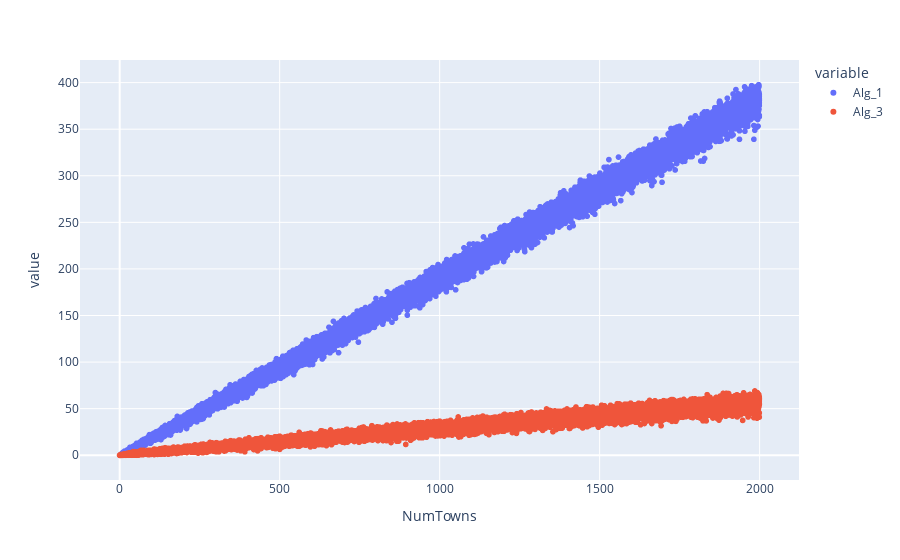

The code cell stored with this chart in its notebook:
### Markdown cell above
### Regret for Uniform Distribution of Demands

### Code cell
data_dict_1 = {'NumTowns':[],'Alg_1':[],'Alg_3':[]}

for n in range(max_n):
    for i in range(num_iterations):
        data_dict_1['NumTowns'].append(n)
        demand_ranges = np.random.uniform(0, demands_max, n)
        town_demands, town_expected_demands = make_demands_uniform_distribution(n, demand_ranges)
        budget = np.sum(town_expected_demands)

        opt = objective(town_demands, waterfilling(town_demands,budget))
        for j in range(3):
            if j==0:
                data_dict_1['Alg_1'].append(opt - objective(town_demands, waterfilling(town_expected_demands,budget)))
#             if j==1:
#                 data_dict['Alg_2'].append(opt - objective(town_demands, waterfilling_online_1(town_expected_demands,town_demands,budget)))
            if j==2:
                data_dict_1['Alg_3'].append(opt - objective(town_demands, waterfilling_dynamic(town_expected_demands,town_demands,budget)))
df_uniform = pd.DataFrame(data_dict_1).melt(id_vars="NumTowns")
fig = px.scatter(df_uniform, x="NumTowns", y="value", color='variable')
fig.show()

### Figure 1 — Plotly figure (JSON) as saved in the notebook; plotly's stock layout.template omitted (floating-point values rounded to 4 significant figures; data arrays with more than 128 entries replaced by an {"elided": "..."} marker saying what was removed)
{"data": [{"hoverlabel": {"namelength": 0}, "hovertemplate": "variable=Alg_1<br>NumTowns=%{x}<br>value=%{y}", "legendgroup": "Alg_1", "marker": {"color": "#636efa", "symbol": "circle"}, "mode": "markers", "name": "Alg_1", "showlegend": true, "type": "scattergl", "x": {"elided": "20000 int values"}, "xaxis": "x", "y": {"elided": "20000 float values"}, "yaxis": "y"}, {"hoverlabel": {"namelength": 0}, "hovertemplate": "variable=Alg_3<br>NumTowns=%{x}<br>value=%{y}", "legendgroup": "Alg_3", "marker": {"color": "#EF553B", "symbol": "circle"}, "mode": "markers", "name": "Alg_3", "showlegend": true, "type": "scattergl", "x": {"elided": "20000 int values"}, "xaxis": "x", "y": {"elided": "20000 float values"}, "yaxis": "y"}], "layout": {"legend": {"title": {"text": "variable"}, "tracegroupgap": 0}, "margin": {"t": 60}, "xaxis": {"anchor": "y", "domain": [0, 1], "title": {"text": "NumTowns"}}, "yaxis": {"anchor": "x", "domain": [0, 1], "title": {"text": "value"}}}}
